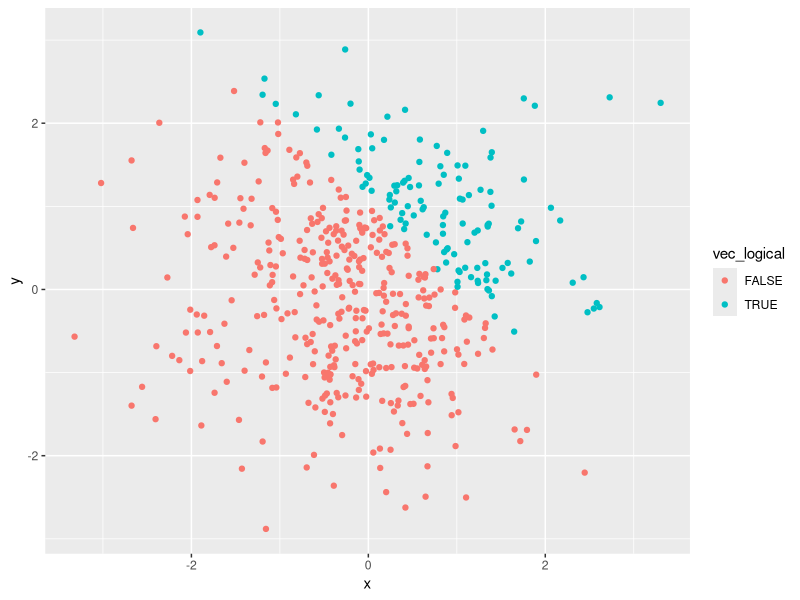
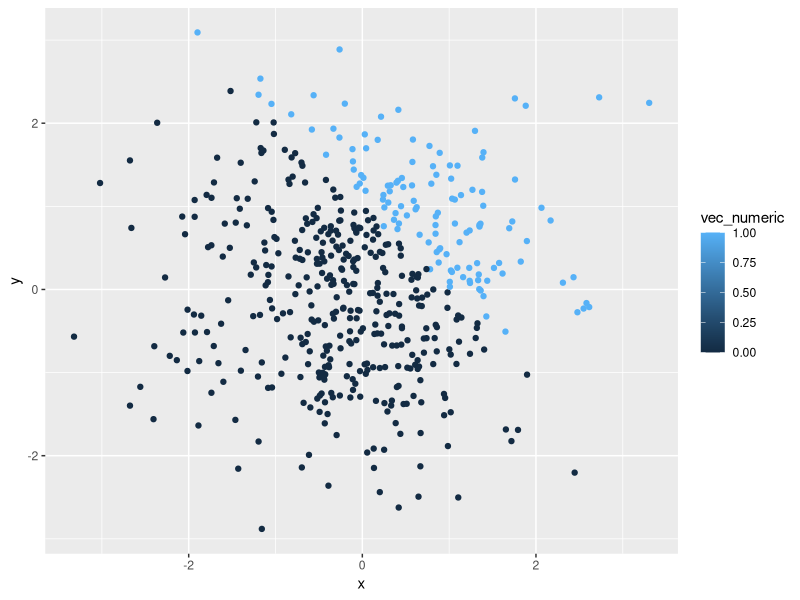
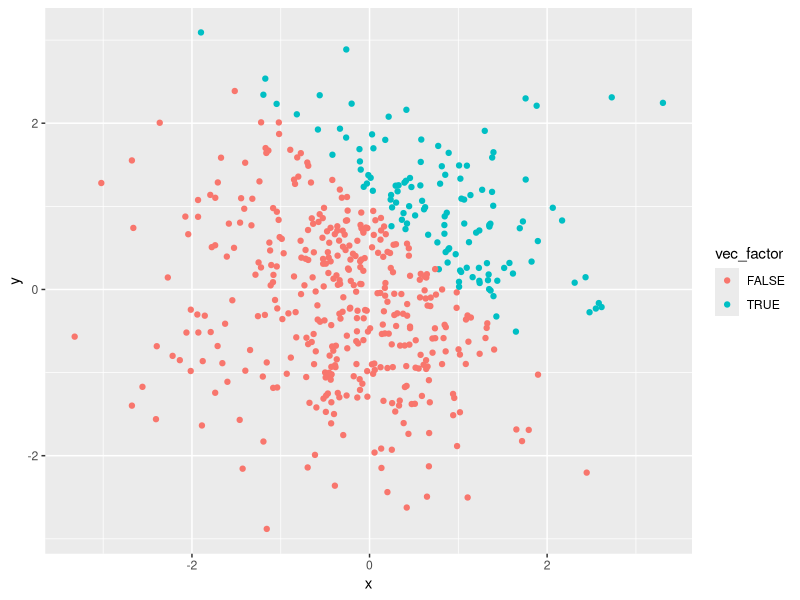

These figures' R source, in order:
## ---- chunk 1
knitr::opts_chunk$set(echo = TRUE)
## ---- chunk 2
library(tidyverse)
## ---- chunk 3
# Creating a data frame

set.seed(100)
df = tibble(
  random = rnorm(8),
  vec_logical = random > 0,
  vec_char = c("a", "b", "c", "e", "f", "g", "h", "i"),
  vec_factor = factor(c("M", "F", "X", "M", "F", "X", "M", "F"))
)

# Taking the mean of each variable in the dataframe 
mean(pull(df, random)) # WORKS 
mean(pull(df, vec_logical)) # WORKS
mean(pull(df, vec_char)) # Does not work
mean(pull(df, vec_factor)) # Does not work
## ---- chunk 4
# Writing a code chunk that applies as.numeric function to the logical, character, and factor variables 

mean(as.numeric(pull(df, vec_logical)))
mean(as.numeric(pull(df, vec_char)))
mean(as.numeric(pull(df, vec_factor)))
## ---- chunk 5
# Converting the logical vector to numeric and multiplying the random sample by the result 

as.numeric(pull(df, vec_logical)) * pull(df, random)

# Converting the logical vector to a factor and multiplying the random sample by the result 

as.factor(pull(df, vec_logical)) * pull(df, random)

# Converting the logical vector to a factor and then converting the result to numberic and multiplying the random sample by the result 

as.numeric(as.factor(pull(df, vec_logical))) * pull(df, random)

## ---- chunk 6
# Creating a data frame 
df2 = tibble(
  x = rnorm(500),
  y = rnorm(500),
  vec_logical = x + y > 1,
  vec_numeric = as.numeric(vec_logical),
  vec_factor = as.factor(vec_logical)
)
## ---- chunk 7
# Creating a scatter plot of  y vs x 
plot1 = ggplot(df2, aes(x=x, y=y, color=vec_logical)) + 
  geom_point()

print(plot1)

plot2 = ggplot(df2, aes(x=x, y=y, color=vec_numeric)) + 
  geom_point()

print(plot2)

plot3 = ggplot(df2, aes(x=x, y=y, color=vec_factor)) + 
  geom_point()

print(plot3)
